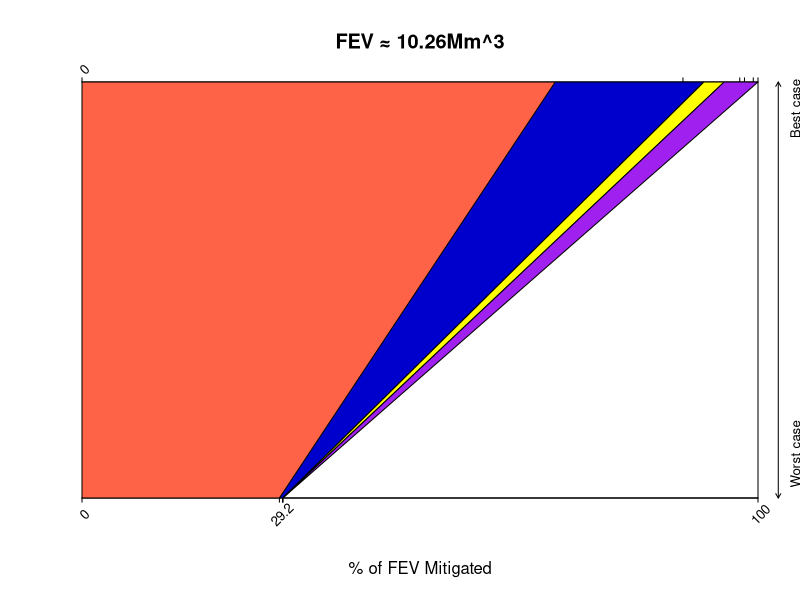

R code for this plot:
par(xaxs="i", yaxs="i") 
plot(1, type="n", xlab="% of FEV Mitigated", ylab=NA, xlim=c(0,100), ylim=c(0,100), main="FEV ≈ 10.26Mm^3", xaxt='n', yaxt='n')
axis(side=1, at=c(0,29.2,29.7,29.7,29.7,100), labels = FALSE, tck=-0.01)
text(x=c(0,29.2,29.7,29.7,29.7,100), par("usr")[3]-1, labels=c("0","29.2","","","","100"), srt=45, pos=1, cex=0.8, xpd=TRUE)
axis(side=3, at=c(0,88.9,97.3,98.0,99.3,100), labels = FALSE, tck=-0.01)
text(c(0,88.9,97.3,98.0,99.3,100), par("usr")[3]+106, labels=c("0","","","","",""), srt=45, pos=1, cex=0.8, xpd=TRUE)
arrows(103,0,103,100, xpd = TRUE, length=0.05, code=3)
text(x=105, y=13, label="Worst case", srt=90, pos=1, cex=0.8, xpd=TRUE)
text(x=105, y=96, label="Best case", srt=90, pos=1, cex=0.8, xpd=TRUE)
polygon(x=c(0,29.2,88.9,0), y=c(0,0,100,100), col="tomato1")
polygon(x=c(29.2,29.7,92,70), y=c(0,0,100,100), col="mediumblue")
polygon(x=c(29.7,29.7,95,92), y=c(0,0,100,100), col="yellow")
polygon(x=c(29.7, 29.7, 100, 95), y=c(0, 0, 100, 100), col="purple") 




